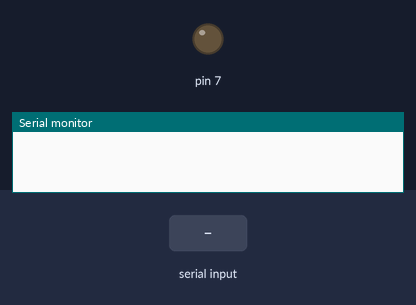
Bench run of a sketch on a simulated Arduino Uno, built with avr-gcc and run on an emulated ATmega328P. Shown: output pins drawn as LEDs (lit = HIGH), the last lines printed to the serial monitor. The test bench sets the inputs (shaded band).

Above: at 1.2 s.
1.3 s: "90,45\n" received over Serial
At 2.1 s:
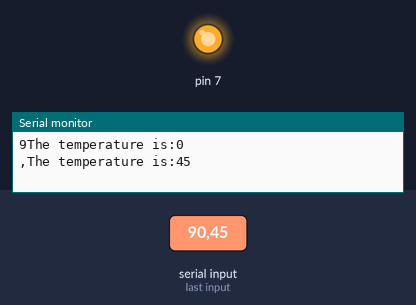
3.8 s: "5\n" received over Serial
Timing chart, 0 to 6.8 s (numbered marks = the images above; inputs shaded):
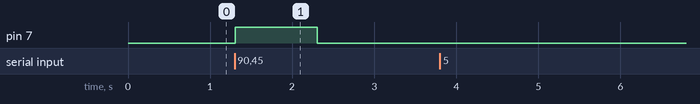

Measured:
- after the input at 1.3 s, pin 7: LOW → HIGH at once, → LOW 1.0 s later

The sketch:

uart2.ino
```cpp
void setup()
{
  pinMode(7,OUTPUT);
  digitalWrite(7,LOW);
  Serial.begin(9600);
}

void loop()
{

  while(Serial.available()>0)
  {
  char i = Serial.read();
  Serial.print(i);
  int x = Serial.parseInt();
  //Serial.print(i);
  if(x >= 30)
  {
   digitalWrite(7,HIGH);
    //delay(10);
  }
  else
  {
      digitalWrite(7,LOW);
  }
  Serial.print("The temperature is:");
  Serial.print(x);
  Serial.println();
  }

}
```
